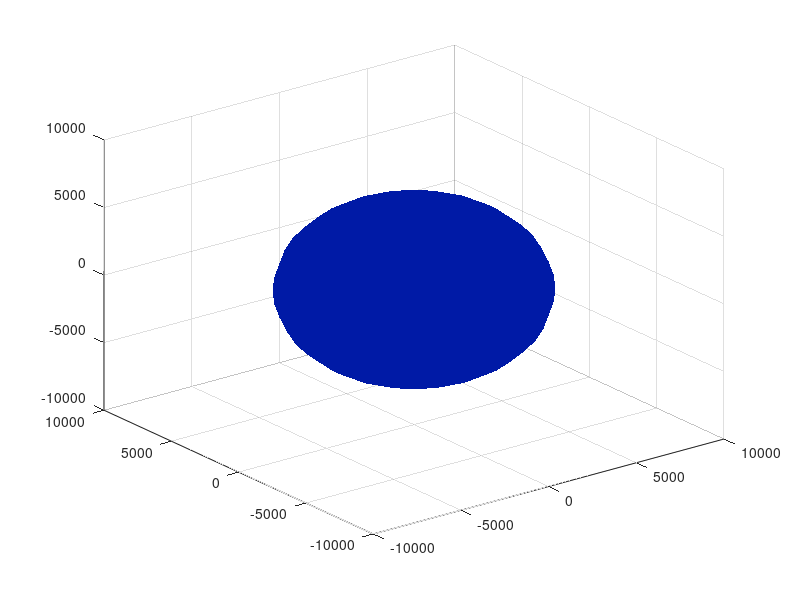

Write the MATLAB code that produced this figure. (Note: this script raises an error after producing the figure.)
[X,Y,Z]=sphere();
X=6400*X;
Y=6400*Y;
Z=6400*Z;

figure;

surf(X,Y,Z,'EdgeColor','none','FaceColor',[0,0.1,0.65])

hold on
plot3(ri(1),ri(2),ri(3),'o')
plot3(rf(1),rf(2),rf(3),'o')
quiver3(ri(1),ri(2),ri(3),v(1),v(2),v(3),100)

plot3(orb(1,:),orb(2,:),orb(3,:),'--')
hold off


% xlim([-1,1]*1e4)
% ylim([-1,1]*1e4)
% zlim([-1,1]*1e4)